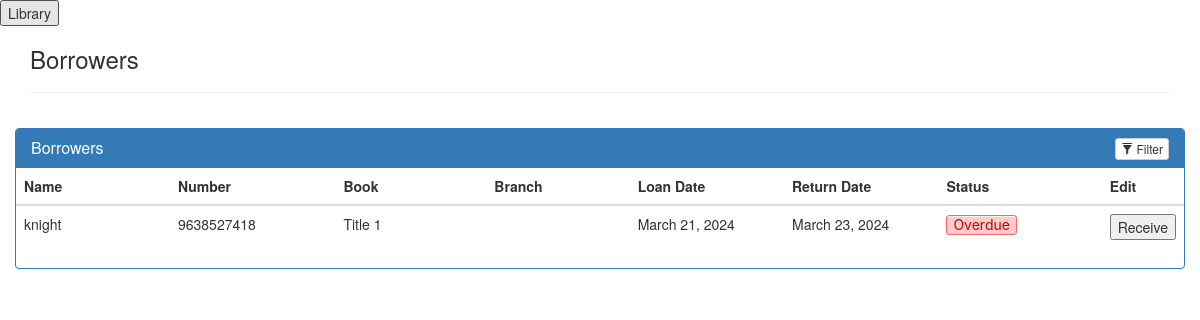
Page /view_borrowers/ on the earlier database version.
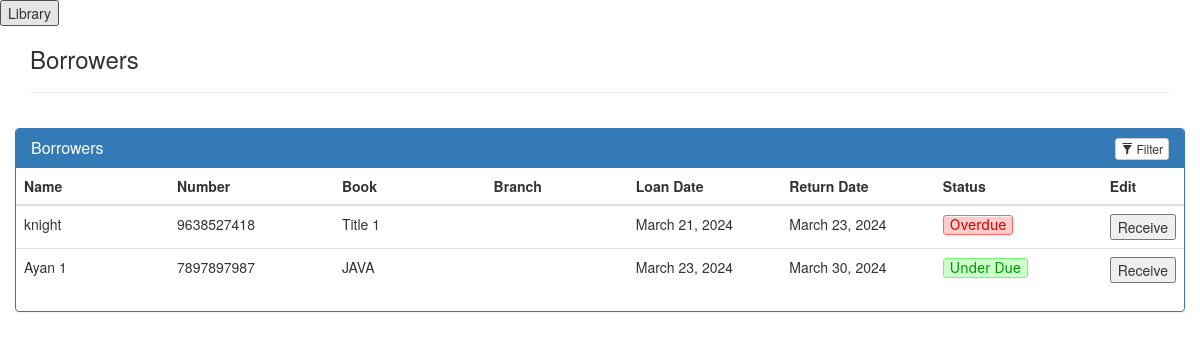
Same page on the later database version.
### main/models.py (models this page shows, shortened)
class Borrower(models.Model):
    borrower_name = models.CharField(max_length=30)
    borrower_number = models.IntegerField(
        null=True,
        validators=[
            MaxValueValidator(9999999999),
            MinValueValidator(6000000000)
        ]
    )
    loan_date = models.DateField()
    return_date = models.DateField(null=True, blank=True)
    book = models.ForeignKey(Book, on_delete=models.CASCADE)
    branch = models.ForeignKey(Library_Branch, on_delete=models.CASCADE, null=True)

class Book(models.Model):
    title = models.CharField(max_length=100)
    author = models.ForeignKey(Book_Author, on_delete=models.CASCADE)
    publisher = models.ForeignKey(Book_Publisher, on_delete=models.CASCADE)
    branch = models.ForeignKey(Library_Branch, on_delete=models.CASCADE)
    published_year = models.PositiveIntegerField(
        default=timezone.now().year,
        validators=[
            MaxValueValidator(2024),
            MinValueValidator(1950)
        ]
    )
    num_copies = models.IntegerField(default=1, validators=[MinValueValidator(0)])

### main/views.py (the view)
# urls.py: path('view_borrowers/', view_borrowers, name='view_borrowers'),
def view_borrowers(request):
    borrowers = Borrower.objects.all()
    current_date = timezone.now().date()  # Get current date in server's timezone
    return render(request, 'view_borrowers.html', {
        'borrowers': borrowers,
        'current_date': current_date,  # Pass current date to the template
    })

### templates/view_borrowers.html (shortened to what this page needs)
<!DOCTYPE html>
<html lang="en">
<head>
    <link href="//netdna.bootstrapcdn.com/bootstrap/3.1.0/css/bootstrap.min.css" rel="stylesheet" id="bootstrap-css">
</head>
<body>
    <button onclick="redirectToPage()">Library</button>
    <div class="container">
        <h3>Borrowers</h3>
        <hr>
        <div class="row">
            <div class="panel panel-primary filterable">
                <div class="panel-heading">
                    <h3 class="panel-title">Borrowers</h3>
                    <div class="pull-right">
                        <button class="btn btn-default btn-xs btn-filter"><span
                                class="glyphicon glyphicon-filter"></span> Filter</button>
                    </div>
                </div>
                <div style="min-height: auto; max-height: 400px; overflow-y: auto;">
                    <table class="table">
                        <thead>
                            <tr class="filters">
                                <th><input type="text" class="form-control" placeholder="Name" disabled></th>
                                <th><input type="text" class="form-control" placeholder="Number" disabled></th>
                                <th><input type="text" class="form-control" placeholder="Book" disabled></th>
                                <th><input type="text" class="form-control" placeholder="Branch" disabled></th>
                                <th><input type="text" class="form-control" placeholder="Loan Date" disabled></th>
                                <th><input type="text" class="form-control" placeholder="Return Date" disabled></th>
                                <th><input type="text" class="form-control" placeholder="Status" disabled></th>
                                <th>Edit</th>
                            </tr>
                        </thead>
                        <tbody>
                            {% for borrower in borrowers %}
                            <tr>
                                <td>{{ borrower.borrower_name }}</td>
                                <td>{{ borrower.borrower_number }}</td>
                                <td>{{ borrower.book.title }}</td>
                                <td>{{ borrower.branch.branch_name }}</td>
                                <td>{{ borrower.loan_date }}</td>
                                <td>{{ borrower.return_date }}</td>
                                <td>
                                    {% if borrower.return_date > current_date %}
                                    <button class="button-8 green" disabled>Under Due</button>
                                    {% else %}
                                    <button class="button-8 red" disabled>Overdue</button>
                                    {% endif %}
                                </td>
                                <td>
                                    <form action="{% url 'receive_book' borrower.id %}" method="POST">
                                        <button type="submit">Receive</button>
                                    </form>
                                </td>
                            </tr>
                            {% endfor %}
                        </tbody>
                    </table>
                </div>
            </div>
        </div>
    </div>
</body>
</html>

### templates/view_borrowers.html (style rules this page uses)
.filterable { margin-top: 15px; }
.filterable .panel-heading .pull-right { margin-top: -20px; }
.filterable .filters input[disabled] { background-color: transparent; border: none; cursor: auto; box-shadow: none; padding: 0; height: auto; }
.button-8.red { background-color: #ffcccc; border-color: #ff6666; color: #cc0000; }
.button-8.green { background-color: #ccffcc; border-color: #66ff66; color: #009900; }
.button-8 { background-color: #e1ecf4; border-radius: 3px; border: 1px solid #7aa7c7; box-shadow: rgba(255, 255, 255, .7) 0 1px 0 0 inset; box-sizing: border-box; color: #39739d; cursor: pointer; display: inline-block; font-family: -apple-system, system-ui, "Segoe UI", "Liberation Sans", sans-serif; font-weight: 400; line-height: 1.15385; margin: 0; outline: none; position: relative; text-align: center; text-decoration: none; user-select: none; -webkit-user-select: none; touch-action: manipulation; vertical-align: baseline; white-space: nowrap; }

Differences in the rows shown:
added Borrower: borrower_name "Ayan 1", borrower_number "7897897987", book "JAVA", loan_date "March 23, 2024", return_date "March 30, 2024", shows "Under Due"
